Frame 1 (no input): blank canvas, image omitted
Frame 60 (the mouse pressed at the canvas centre just before this capture): blank canvas, image omitted
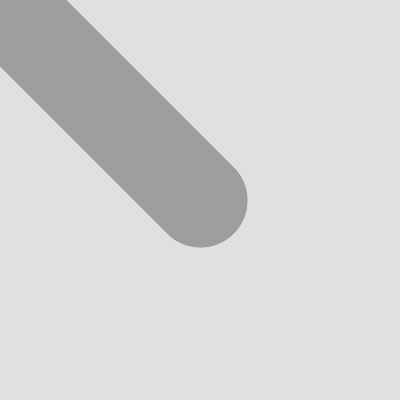
Frame 120 (the mouse held since frame 60 and released just before this capture)

The Processing sketch whose frames 1 and 60 were blank and that drew this single picture after the mouse press (run headless with seeded random() and noise(); from frame 60 on, the mouse is pressed at the canvas centre):

// Processing sketch: drawing03
// ── drawing03.pde


void setup() {
  size(400, 400);
}

void draw() {
    stroke(0);
    strokeWeight(dist(mouseX,mouseY,pmouseX,pmouseY)/3);
    line(mouseX, mouseY, pmouseX, pmouseY);
    
    noStroke();
    fill(255,4);
    rect(0,0,width,height);
}

/*
EXERCISE : 
1. determine strokeWeight using three other simple mathematical formulas.
 - FOR INSTANCE : using an avarage of x and y values : 
 strokeWeight(mouseX*mouseY/500);
*/
